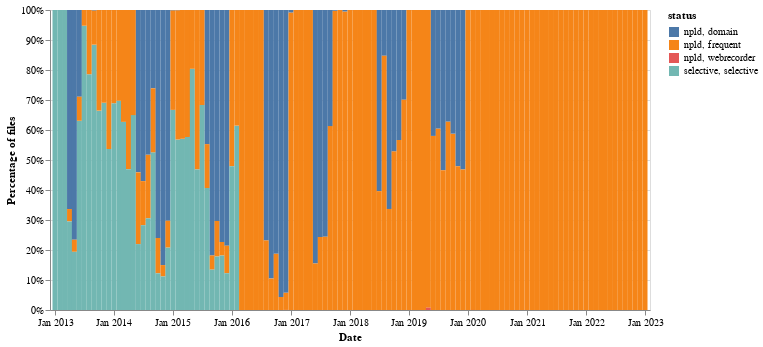

Notebook code cell kept with this figure:
### Code cell
alt.Chart(df).mark_bar().encode(
    x=alt.X('dates:T', axis = alt.Axis(title='Date', format=("%b %Y"))),
    y=alt.Y('count', stack="normalize", axis=alt.Axis(title='Percentage of files', format='%')),
    color='status:N',
    tooltip=[alt.Tooltip('dates:T', format='%A, %e %B %Y'),'status:N', 'count', 'bytes']
).properties(width=600)

### Figure 1 — Vega-Lite specification as saved in the notebook (floating-point values rounded to 4 significant figures; data arrays with more than 128 entries replaced by an {"elided": "..."} marker saying what was removed)
{"config": {"view": {"continuousWidth": 400, "continuousHeight": 300}}, "data": {"name": "data-84f144fc6545ebfc4647443a852fb862"}, "mark": "bar", "encoding": {"color": {"type": "nominal", "field": "status"}, "tooltip": [{"type": "temporal", "field": "dates", "format": "%A, %e %B %Y"}, {"type": "nominal", "field": "status"}, {"type": "quantitative", "field": "count"}, {"type": "quantitative", "field": "bytes"}], "x": {"type": "temporal", "axis": {"format": "%b %Y", "title": "Date"}, "field": "dates"}, "y": {"type": "quantitative", "axis": {"format": "%", "title": "Percentage of files"}, "field": "count", "stack": "normalize"}}, "width": 600, "$schema": "https://vega.github.io/schema/vega-lite/v4.8.1.json", "datasets": {"data-84f144fc6545ebfc4647443a852fb862": {"elided": "203 records"}}}
